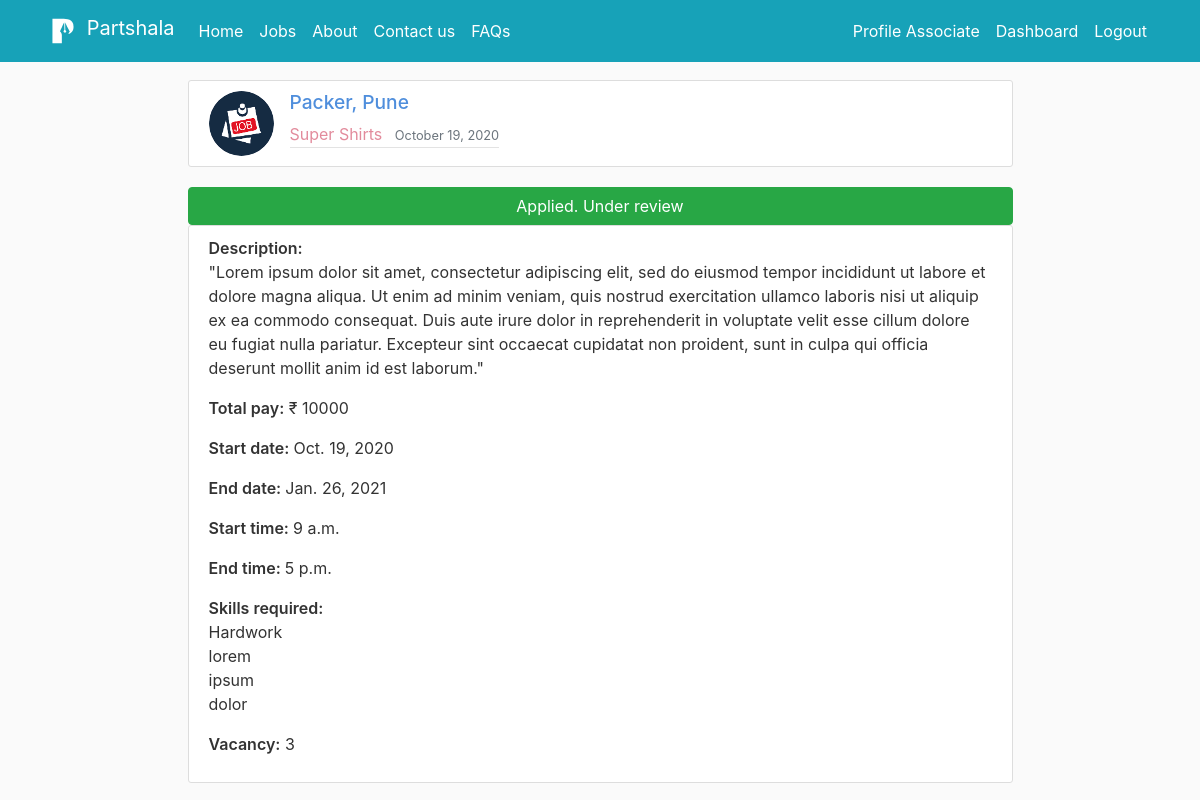
/post/5/ (signed in), run on the app's committed database.
### blog/models.py (models this page shows, shortened)
class Post(models.Model):
    job_title = models.CharField(max_length=100)
    job_description = models.TextField()
    skills_reqd = models.TextField(default='Skills expected')
    post_date = models.DateField(default=timezone.now)
    start_date = models.DateField("Start date: (yyyy-mm-dd)", auto_now_add=False, auto_now=False, blank=False,default=timezone.now)
    end_date = models.DateField("End date: (yyyy-mm-dd)", auto_now_add=False, auto_now=False, blank=False,default=timezone.now)
    start_time = models.TimeField("Start time: (HH:MM)", blank=False, null=True)
    end_time = models.TimeField("End time: (HH:MM)", blank=False, null=True)
    fellow = models.ForeignKey(User, on_delete=models.CASCADE)
    city = models.CharField(max_length=15, default='')
    vacancy = models.PositiveIntegerField(default=1, validators=[MaxValueValidator(50)])
    address = models.TextField(default='Reporting Address')
    stipend = models.IntegerField(default=0, blank=True)
    filled = models.BooleanField(default=False)
    is_verified = models.BooleanField(default=False)
    is_rejected = models.BooleanField(default=False)
    rejection_note = models.TextField(default='Resubmit')
    no_of_hirings = models.PositiveIntegerField(default=1, validators=[MaxValueValidator(100)])
    def get_duration(self):
        duration = (self.end_date - self.start_date).days
        return duration
    duration = property(get_duration)
    def get_total(self):
        total = self.stipend*self.no_of_hirings
        return total
    total = property(get_total)

### users/models.py (models this page shows, shortened)
class User(AbstractUser):
    username = models.CharField(unique=True,max_length=30)
    email = models.EmailField(unique=True,max_length=75)
    is_fellow = models.BooleanField(default=False)
    is_associate = models.BooleanField(default=False)

class ProfileFellow(models.Model):
    fellow = models.OneToOneField(User, on_delete=models.CASCADE)
    company_name = models.CharField(default='', max_length=100)
    first_name = models.CharField(default='', max_length=15)
    last_name = models.CharField(default='', max_length=15)
    company_profile = models.TextField(default='')
    phone = models.CharField("Phone number (without +91 or 0): 88xxx xxx88", unique=True,default='9', max_length=10)
    image = models.ImageField(default='default_fellow.png', upload_to='profile_pics_fellow')
    estd = models.PositiveIntegerField("Establishment year", default='1998', blank=False, validators=[MaxValueValidator(9999999999)])
    is_fellow = models.BooleanField(default=True)
    city = models.CharField(max_length=15, default='')
    address = models.TextField(default='Reporting Address')
    fellow_avg_rating = models.DecimalField(default=3, max_digits=2, decimal_places=1)

### blog/views.py (the view)
# urls.py: path('post/<int:id>/', PostDetailView.as_view(), name='post-detail'),
class PostDetailView(DetailView):
    model = Post
    template_name = 'blog/post_detail.html'
    context_object_name = 'post'
    pk_url_kwarg = 'id'
    def get_object(self, queryset=None):
        obj = super(PostDetailView, self).get_object(queryset=queryset)
        if obj is None:
            raise Http404("Job doesn't exist")
        return obj
    def get(self, request, *args, **kwargs):
        try:
            self.object = self.get_object()
        except Http404:
            raise Http404("Job doesn't exist")
        context = self.get_context_data(object=self.object)
        return self.render_to_response(context)
    def get_context_data(self, **kwargs):
        context = super().get_context_data(**kwargs)
        objec = Post.objects.get(id=self.kwargs['id'])
        now = datetime.now()
        if objec.start_date <= now.date() :
            context['job_started'] = True
        return context

### users/templatetags/is_already_applied.py (called while the page is built)
@register.simple_tag(name='is_already_applied')
def is_already_applied(post, associate):
	try:
		application = Application.objects.get(post=post, associate=associate)
		if application:
			return True
		else:
			return False
	except Application.DoesNotExist:
		return False

### users/templatetags/is_already_hired.py (called while the page is built)
@register.simple_tag(name='is_already_hired')
def is_already_hired(post, associate):
	try:
		application = Application.objects.get(post=post, associate=associate)
		if application.is_hired:
			return True
		else:
			return False
	except Application.DoesNotExist:
		return False

### blog/templates/blog/post_detail.html (shortened to what this page needs)
{% extends "blog/base.html" %}
{% load crispy_forms_tags %}
{% if user.is_authenticated and user.is_associate %}
	{% load is_already_applied %}
	{% load is_already_hired %}
{% endif %}
{% block content %}
<div class="row justify-content-center">
	<div class="col-12 col-md-9">
			<article class="media content-section">
			    <img class="rounded-circle article-img" src="{{ post.fellow.profilefellow.image.url }}">
			    <div class="article-metadata">
				  <h2 class="article-title" style="color: #4f8edc;" >{{ object.job_title }}, {{ object.city }} </h2>
			      <a class="mr-2"  style="color: #e28b9c;" href="{% url 'fellow-posts' post.fellow.username %}">{{ object.fellow.profilefellow.company_name }}</a>
			      <small class="text-muted">{{ object.post_date|date:"F d, Y" }}</small>
			    </div>
			</article>
	</div>
	<div class="col-12 col-md-9">
		    <div class="navbar-nav">
	        		{% if user.is_authenticated and user.is_fellow %}
	        			{% if user == post.fellow and not post.filled and not job_started %}
				      		<a class= "btn btn-secondary btn-sm mt-1 mb-1" href="{% url 'post-update' post.id %}">Update</a>
				      		<a class= "btn btn-danger btn-sm mt-1 mb-1" href="{% url 'post-delete' post.id %}">Delete</a>
				      	{% elif user == post.fellow and job_started %}
				      		<a class= "btn btn-secondary btn-sm mt-1 mb-1" href="#">Duplicate (currently not functional)</a>
						{% endif %}
	        		{% elif user.is_authenticated and user.is_associate %}
	        			{% is_already_applied post request.user as is_applied %}
	        			{% is_already_hired post request.user as is_hired %}
	                    {% if is_applied and not is_hired %}
	                        <input type="button" class="btn btn-success" value="Applied. Under review"/>
	                    {% elif is_hired %}
	                    	<input type="button" class="btn btn-success" value="Accepted."/>
		        		{% endif %}
	        		{% endif %}
	        </div>
	    <article class="media content-section">
			<div>
			    <p class="article-content"> <span style="font-weight: 600">Description: </span> <br>{{ object.job_description }}</p>
			    <p class="article-content"> <span style="font-weight: 600">Total pay:</span> &#8377; {{ object.stipend}}</p>
			    <p class="article-content"> <span style="font-weight: 600">Start date: </span> {{ object.start_date }}</p>
			    <p class="article-content"> <span style="font-weight: 600">End date: </span> {{ object.end_date }}</p>
			    <p class="article-content"> <span style="font-weight: 600">Start time: </span> {{ object.start_time }}</p>
			    <p class="article-content"> <span style="font-weight: 600">End time: </span> {{ object.end_time }}</p>
			    <p class="article-content"> <span style="font-weight: 600">Skills required: </span> <br> {{ object.skills_reqd }}</p>
			    <p class="article-content"> <span style="font-weight: 600">Vacancy:</span> {{ object.vacancy }}</p>
		    </div>
		</article>
	</div>
</div>
{% endblock content %}

### blog/static/blog/main.css (style rules this page uses)
body { background: #fafafa; color: #333333; margin-top: 5rem; }
h1, h2, h3, h4, h5, h6 { color: #444444; }
.content-section { background: #ffffff; padding: 10px 20px; border: 1px solid #dddddd; border-radius: 3px; margin-bottom: 20px; }
.article-title { color: #444444; font-size: 1.2rem }
.article-content { white-space: pre-line; }
.article-img { height: 65px; width: 65px; margin-right: 16px; }
.article-metadata { color: #444444; padding-bottom: 1px; font-size: 1rem; margin-bottom: 4px; border-bottom: 1px solid #e3e3e3 }

### data on the page
Post: fellow.profilefellow.image (placeholder picture), job_title "Packer", city "Pune", fellow.profilefellow.company_name "Super Shirts", post_date "October 19, 2020", job_description "\"Lorem ipsum dolor sit amet, consectetur adipiscing elit, sed do eiusmod tempor incididunt ut labore et dolore magna aliqua. Ut enim ad minim veniam, quis nostrud exercitation ullamco laboris nisi ut aliquip ex ea commodo consequat. Duis aute irure dolor in reprehenderit in voluptate velit esse cillum dolore eu fugiat nulla pariatur. Excepteur sint occaecat cupidatat non proident, sunt in culpa qui officia deserunt mollit anim id est laborum.\"", stipend "10000", start_date "Oct. 19, 2020", end_date "Jan. 26, 2021", start_time "9 a.m.", end_time "5 p.m.", skills_reqd "Hardwork lorem ipsum dolor", vacancy "3"
